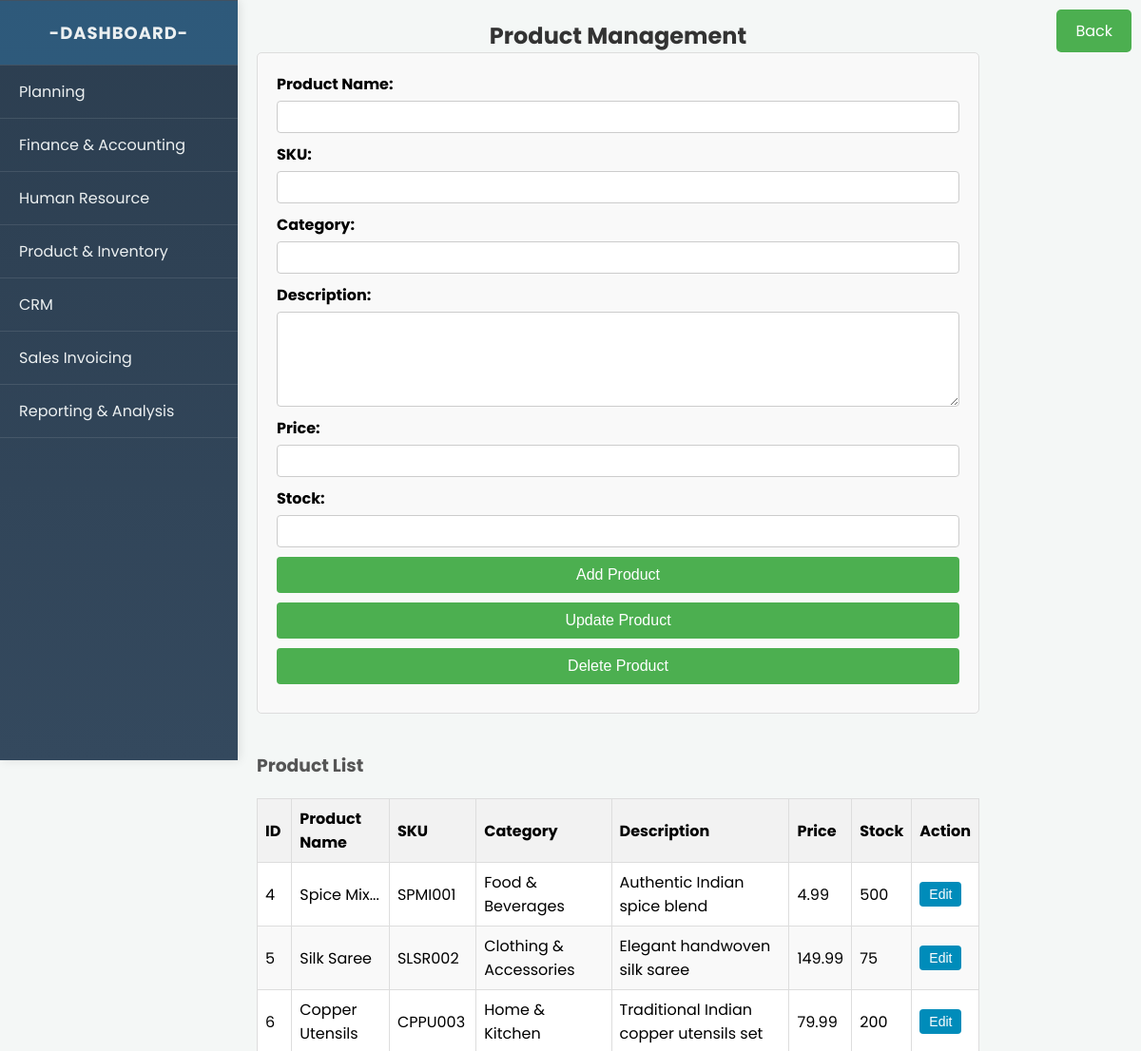
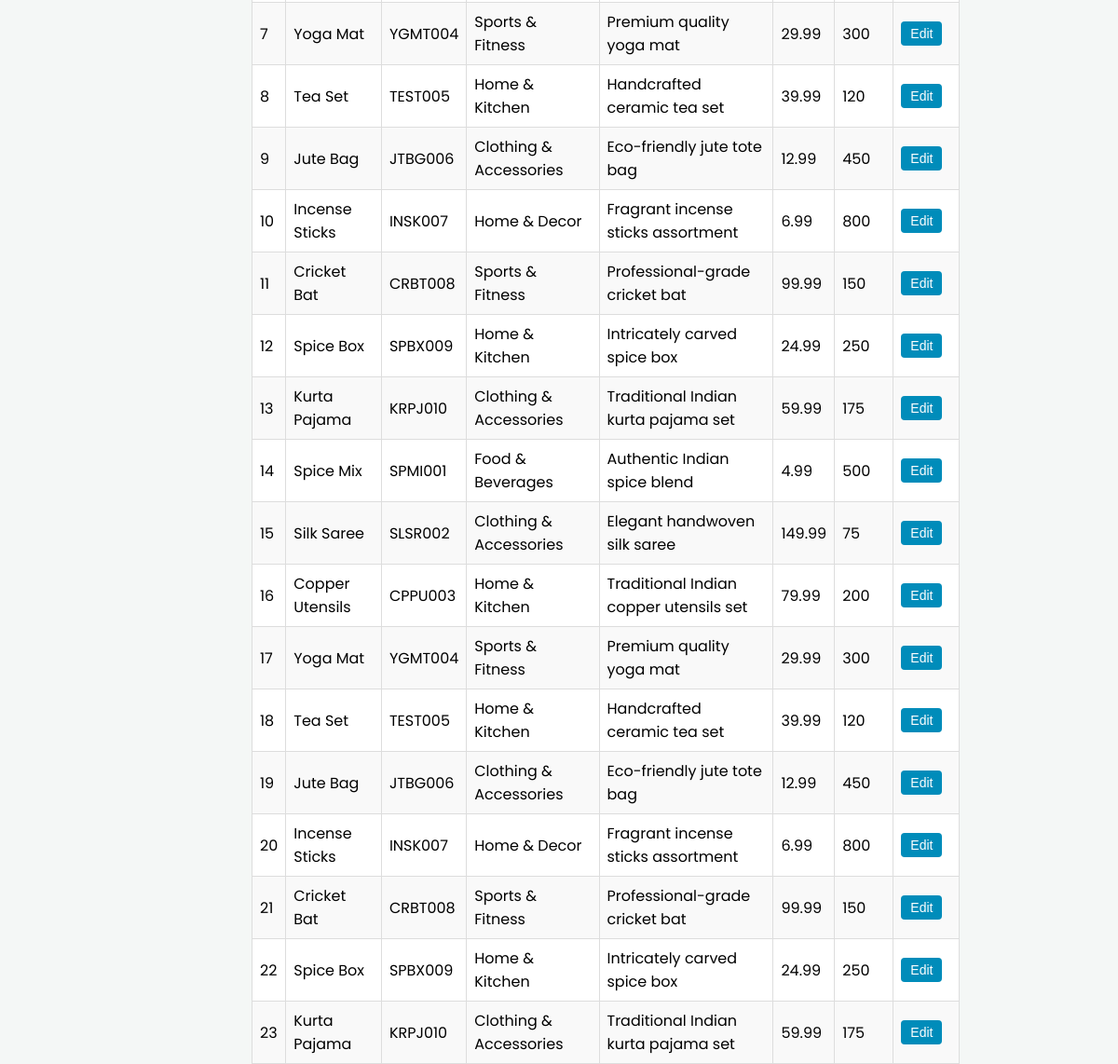
Screenshot of /inventory_management/product_detail/stock.php (signed in) with the database file from the repository (2 pictures, top to bottom).
### tables this page shows
CREATE TABLE `products` (
  `id` int(11) NOT NULL,
  `product_name` varchar(255) NOT NULL,
  `sku` varchar(255) NOT NULL,
  `category` varchar(255) NOT NULL,
  `description` text NOT NULL,
  `price` decimal(10,2) NOT NULL,
  `stock` int(11) NOT NULL
);

### inventory_management/product_detail/stock.php (the view, shortened to what this page needs)
<?php
include('../../db_connect.php');
include '../../sidebar.php';
$sql = "SELECT * FROM products";
$result = $conn->query($sql);
?>
<!DOCTYPE html>
<html lang="en">
<head>
    <link rel="stylesheet" href="style.css">
    <link rel="stylesheet" href="../../istyle.css">
</head>
<body>
 <a href="javascript:history.back()" class="back-button">Back</a>
    <div class="content">
    <section id="product_management">
        <h2>Product Management</h2>
        <form method="post">
            <label for="product_name">Product Name:</label>
            <input type="text" id="product_name" name="product_name" required>
            <label for="sku">SKU:</label>
            <input type="text" id="sku" name="sku" required>
            <label for="category">Category:</label>
            <input type="text" id="category" name="category" required>
            <label for="description">Description:</label>
            <textarea id="description" name="description" required></textarea>
            <label for="price">Price:</label>
            <input type="number" step="0.01" id="price" name="price" required>
            <label for="stock">Stock:</label>
            <input type="number" id="stock" name="stock" required>
            <input type="submit" name="add_product" value="Add Product">
            <input type="submit" name="update_product" value="Update Product">
            <input type="submit" name="delete_product" value="Delete Product">
        </form>
        <h3>Product List</h3>
        <?php
        if ($result->num_rows > 0) {
            echo "<table class='product-table'>";
            echo "<thead><tr><th>ID</th><th>Product Name</th><th>SKU</th><th>Category</th><th>Description</th><th>Price</th><th>Stock</th><th>Action</th></tr></thead>";
            echo "<tbody>";
            while($row = $result->fetch_assoc()) {
                echo "<tr>";
                echo "<td>" . $row['id'] . "</td>";
                echo "<td>" . $row['product_name'] . "</td>";
                echo "<td>" . $row['sku'] . "</td>";
                echo "<td>" . $row['category'] . "</td>";
                echo "<td>" . $row['description'] . "</td>";
                echo "<td>" . $row['price'] . "</td>";
                echo "<td>" . $row['stock'] . "</td>";
                echo "<td>
                        <button onclick=\"editProduct(" . $row['id'] . ", '" . $row['product_name'] . "', '" . $row['sku'] . "', '" . $row['category'] . "', '" . $row['description'] . "', " . $row['price'] . ", " . $row['stock'] . ")\">Edit</button>
                      </td>";
                echo "</tr>";
            }
            echo "</tbody>";
            echo "</table>";
        } else {
            echo "<p>No products found.</p>";
        }
        ?>
    </section>
    </div>
</body>
</html>

### inventory_management/product_detail/style.css (style rules this page uses)
form { margin-bottom: 20px; background-color: #f9f9f9; padding: 20px; border: 1px solid #ddd; border-radius: 5px; }
label { display: block; margin-bottom: 5px; font-weight: bold; }
input[type="text"], input[type="number"], textarea, input[type="submit"] { width: 100%; padding: 8px; margin-bottom: 10px; border: 1px solid #ccc; border-radius: 4px; box-sizing: border-box; font-size: 14px; }
textarea { resize: vertical; height: 100px; }
input[type="submit"] { background-color: #4CAF50; color: white; padding: 10px 20px; border: none; border-radius: 4px; cursor: pointer; font-size: 16px; }
table { width: 100%; border-collapse: collapse; margin-top: 20px; background-color: #fff; }
th, td { border: 1px solid #ddd; padding: 8px; text-align: left; }
th { background-color: #f2f2f2; font-weight: bold; }
tbody tr:nth-child(even) { background-color: #f9f9f9; }
button { background-color: #008CBA; color: white; padding: 5px 10px; border: none; border-radius: 4px; cursor: pointer; font-size: 14px; }
.content { max-width: 800px; margin: 0 auto; padding: 20px; }
h2 { text-align: center; color: #333; }
h3 { margin-top: 40px; color: #555; }

### istyle.css (style rules this page uses)
* { margin: 0; padding: 0; box-sizing: border-box; }
body { font-family: 'Poppins', sans-serif; background-color: #f4f7f6; display: flex; }
.main-content, .content { margin-left: 250px; padding: 20px; width: calc(100% - 250px); }

### inventory_management/product_detail/stock.php (style rules this page uses)
.back-button { position: absolute; top: 10px; right: 10px; background-color: #4CAF50; color: white; padding: 10px 20px; text-align: center; text-decoration: none; display: inline-block; font-size: 16px; border: none; border-radius: 5px; cursor: pointer; }

### rows the page displays
products: id "4", product_name "Spice Mix...", sku "SPMI001", category "Food & Beverages", description "Authentic Indian spice blend", price "4.99", stock "500"
products: id "5", product_name "Silk Saree", sku "SLSR002", category "Clothing & Accessories", description "Elegant handwoven silk saree", price "149.99", stock "75"
products: id "6", product_name "Copper Utensils", sku "CPPU003", category "Home & Kitchen", description "Traditional Indian copper utensils set", price "79.99", stock "200"
products: id "7", product_name "Yoga Mat", sku "YGMT004", category "Sports & Fitness", description "Premium quality yoga mat", price "29.99", stock "300"
products: id "8", product_name "Tea Set", sku "TEST005", category "Home & Kitchen", description "Handcrafted ceramic tea set", price "39.99", stock "120"
products: id "9", product_name "Jute Bag", sku "JTBG006", category "Clothing & Accessories", description "Eco-friendly jute tote bag", price "12.99", stock "450"
products: id "10", product_name "Incense Sticks", sku "INSK007", category "Home & Decor", description "Fragrant incense sticks assortment", price "6.99", stock "800"
products: id "11", product_name "Cricket Bat", sku "CRBT008", category "Sports & Fitness", description "Professional-grade cricket bat", price "99.99", stock "150"
products: id "12", product_name "Spice Box", sku "SPBX009", category "Home & Kitchen", description "Intricately carved spice box", price "24.99", stock "250"
products: id "13", product_name "Kurta Pajama", sku "KRPJ010", category "Clothing & Accessories", description "Traditional Indian kurta pajama set", price "59.99", stock "175"
products: id "14", product_name "Spice Mix", sku "SPMI001", category "Food & Beverages", description "Authentic Indian spice blend", price "4.99", stock "500"
products: id "15", product_name "Silk Saree", sku "SLSR002", category "Clothing & Accessories", description "Elegant handwoven silk saree", price "149.99", stock "75"
products: id "16", product_name "Copper Utensils", sku "CPPU003", category "Home & Kitchen", description "Traditional Indian copper utensils set", price "79.99", stock "200"
products: id "17", product_name "Yoga Mat", sku "YGMT004", category "Sports & Fitness", description "Premium quality yoga mat", price "29.99", stock "300"
products: id "18", product_name "Tea Set", sku "TEST005", category "Home & Kitchen", description "Handcrafted ceramic tea set", price "39.99", stock "120"
products: id "19", product_name "Jute Bag", sku "JTBG006", category "Clothing & Accessories", description "Eco-friendly jute tote bag", price "12.99", stock "450"
products: id "20", product_name "Incense Sticks", sku "INSK007", category "Home & Decor", description "Fragrant incense sticks assortment", price "6.99", stock "800"
products: id "21", product_name "Cricket Bat", sku "CRBT008", category "Sports & Fitness", description "Professional-grade cricket bat", price "99.99", stock "150"
products: id "22", product_name "Spice Box", sku "SPBX009", category "Home & Kitchen", description "Intricately carved spice box", price "24.99", stock "250"
products: id "23", product_name "Kurta Pajama", sku "KRPJ010", category "Clothing & Accessories", description "Traditional Indian kurta pajama set", price "59.99", stock "175"
